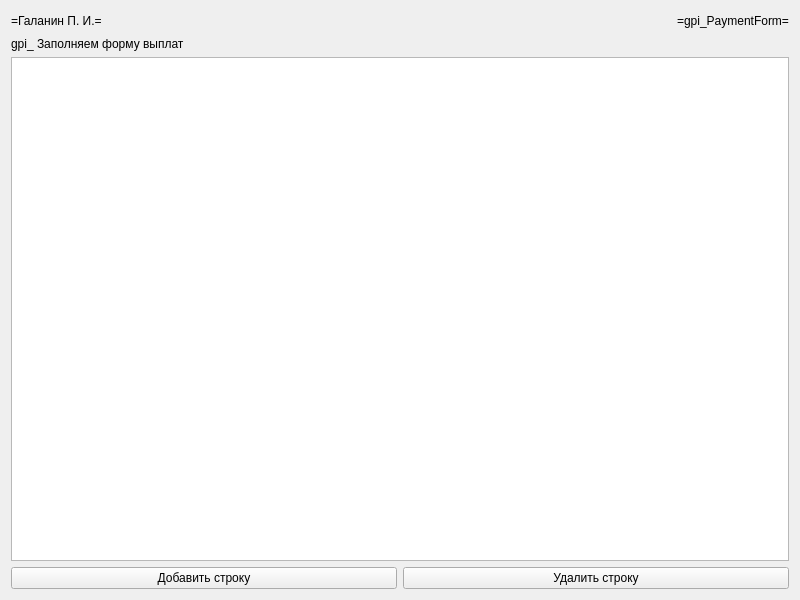
<?xml version="1.0" encoding="UTF-8"?>
<ui version="4.0">
 <class>gpi_PaymentForm</class>
 <widget class="QWidget" name="gpi_PaymentForm">
  <property name="geometry">
   <rect>
    <x>0</x>
    <y>0</y>
    <width>800</width>
    <height>600</height>
   </rect>
  </property>
  <property name="windowTitle">
   <string>Form</string>
  </property>
  <layout class="QGridLayout" name="gridLayout">
   <item row="2" column="0" colspan="3">
    <widget class="QTableView" name="gpi_tableView"/>
   </item>
   <item row="0" column="0">
    <widget class="QLabel" name="gpi_label_author">
     <property name="text">
      <string>=Галанин П. И.=</string>
     </property>
    </widget>
   </item>
   <item row="3" column="0" colspan="3">
    <layout class="QHBoxLayout" name="horizontalLayout">
     <item>
      <widget class="QPushButton" name="gpi_pushButton_add">
       <property name="text">
        <string>Добавить строку</string>
       </property>
      </widget>
     </item>
     <item>
      <widget class="QPushButton" name="gpi_pushButton_delete">
       <property name="text">
        <string>Удалить строку</string>
       </property>
      </widget>
     </item>
    </layout>
   </item>
   <item row="0" column="2">
    <widget class="QLabel" name="gpi_label_title">
     <property name="text">
      <string>=gpi_PaymentForm=</string>
     </property>
    </widget>
   </item>
   <item row="0" column="1">
    <spacer name="gpi_horizontalSpacer">
     <property name="orientation">
      <enum>Qt::Horizontal</enum>
     </property>
     <property name="sizeHint" stdset="0">
      <size>
       <width>40</width>
       <height>20</height>
      </size>
     </property>
    </spacer>
   </item>
   <item row="1" column="0" colspan="3">
    <widget class="QLabel" name="label">
     <property name="text">
      <string>gpi_ Заполняем форму выплат</string>
     </property>
    </widget>
   </item>
  </layout>
 </widget>
 <resources/>
 <connections/>
</ui>
